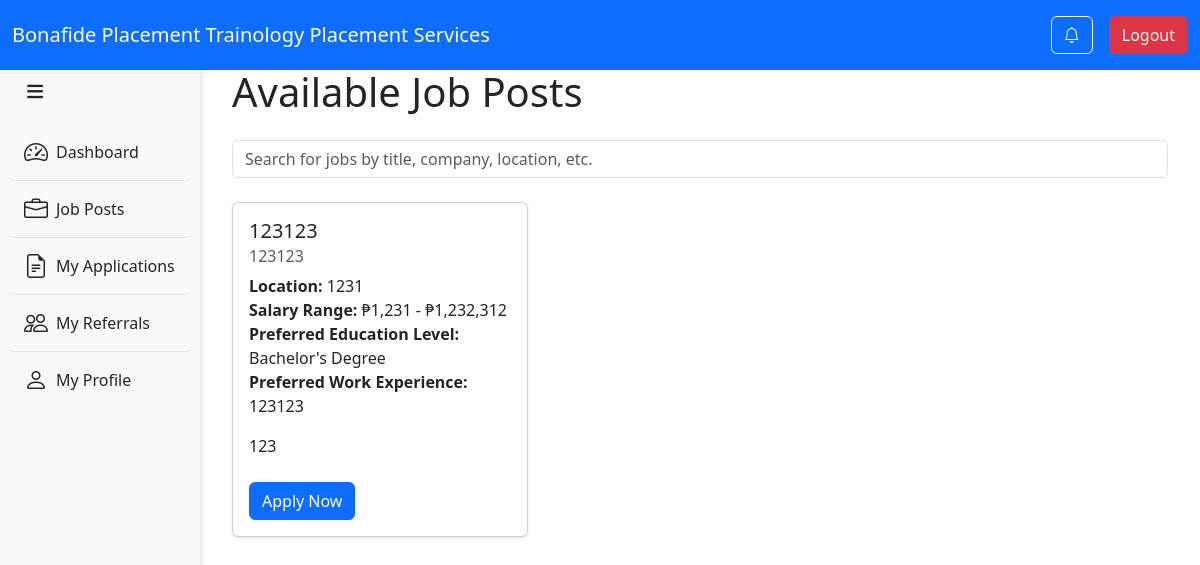
The app's page /applicant/job_posts.php (signed in) with its own data.
### tables this page shows
CREATE TABLE `job_posts` (
  `job_post_id` int(11) NOT NULL,
  `job_title` varchar(255) NOT NULL,
  `partner_company` varchar(255) DEFAULT NULL,
  `location` varchar(255) DEFAULT NULL,
  `min_salary` decimal(10,2) DEFAULT NULL,
  `max_salary` decimal(10,2) DEFAULT NULL,
  `description` text DEFAULT NULL,
  `openings` int(11) DEFAULT NULL,
  `created_by` int(11) DEFAULT NULL,
  `deadline` date DEFAULT NULL,
  `status` enum('Open','Closed','Pending') DEFAULT 'Open',
  `preferred_educational_level` enum('ALS Graduate','High School Graduate','Junior High School Graduate','Senior High School Graduate','College Graduate','Bachelor''s Degree','Masteral Degree','Doctorate Degree') DEFAULT NULL,
  `preferred_age_range` varchar(50) DEFAULT NULL,
  `preferred_work_experience` text DEFAULT NULL
);

### applicant/job_posts.php (the view, shortened to what this page needs)
<?php
include 'header.php';
include 'sidebar.php';
$user_id = $_SESSION['user_id'];
$sql = "SELECT * FROM job_posts WHERE status = 'open'";
$stmt = $pdo->query($sql);
$jobPosts = $stmt->fetchAll(PDO::FETCH_ASSOC);
$filteredJobPosts = [];
foreach ($jobPosts as $job) {
    $job_post_id = $job['job_post_id'];
    $stmt = $pdo->prepare("SELECT status FROM job_applications WHERE job_post_id = ? AND user_id = ?");
    $stmt->execute([$job_post_id, $user_id]);
    $application_status = $stmt->fetchColumn();
    if (!$application_status || strtolower($application_status) === 'withdrawn') {
        $filteredJobPosts[] = $job;
    }
}
?>
<!DOCTYPE html>
<html lang="en">
<head>
    <link href="https://cdn.jsdelivr.net/npm/bootstrap@5.3.0-alpha1/dist/css/bootstrap.min.css" rel="stylesheet">
    <link href="https://cdn.jsdelivr.net/npm/bootstrap-icons/font/bootstrap-icons.css" rel="stylesheet">
</head>
<body>
    <div id='content'>
    <div class="container mt-5">
        <h1 class="mb-4">Available Job Posts</h1>
        <div class="mb-4">
            <input type="text" id="search" class="form-control" placeholder="Search for jobs by title, company, location, etc.">
        </div>
        <div id="job-posts">
            <?php if (count($filteredJobPosts) > 0): ?>
                <div class="row">
                    <?php foreach ($filteredJobPosts as $job): ?>
                        <div class="col-md-6 col-lg-4 mb-4 job-post">
                            <div class="card h-100 shadow-sm">
                                <div class="card-body">
                                    <h5 class="card-title"><?= htmlspecialchars($job['job_title']) ?></h5>
                                    <?php if (!empty($job['partner_company'])): ?>
                                        <h6 class="card-subtitle mb-2 text-muted"><?= htmlspecialchars($job['partner_company']) ?></h6>
                                    <?php endif; ?>
                                    <p class="card-text">
                                        <?php if (!empty($job['location'])): ?>
                                            <strong>Location:</strong> <?= htmlspecialchars($job['location']) ?><br>
                                        <?php endif; ?>
                                        <?php if (!($job['min_salary'] == 0.00) && !($job['max_salary'] == 0.00)): ?>
                                            <strong>Salary Range:</strong> ₱<?= number_format($job['min_salary']) ?> - ₱<?= number_format($job['max_salary']) ?><br>
                                        <?php endif; ?>
                                        <?php if (!empty($job['preferred_educational_level'])): ?>
                                            <strong>Preferred Education Level:</strong> <?= htmlspecialchars($job['preferred_educational_level']) ?><br>
                                        <?php endif; ?>
                                        <?php if (!empty($job['preferred_work_experience'])): ?>
                                            <strong>Preferred Work Experience:</strong> <?= htmlspecialchars($job['preferred_work_experience']) ?><br>
                                        <?php endif; ?>
                                    </p>
                                    <div>
                                        <p class="description mb-2" id="description-<?= $job['job_post_id'] ?>">
                                            <?= nl2br(htmlspecialchars($job['description'])) ?>
                                        </p>
                                    </div>
                                    <a href="apply.php?job_post_id=<?= $job['job_post_id'] ?>"
                                    class="btn btn-primary mt-3">
                                    Apply Now
                                    </a>
                                </div>
                            </div>
                        </div>
                    <?php endforeach; ?>
                </div>
            <?php else: ?>
                <div class="alert alert-info">No open job posts available at the moment.</div>
            <?php endif; ?>
        </div>
    </div>
    </div>
</body>
</html>

### applicant/header.php (style rules this page uses)
body { margin: 0; padding: 0; min-height: 100vh; padding-top: 60px; }
#content { margin-left: 200px; padding: 20px; transition: margin-left 0.3s ease; padding-bottom: 60px; }

### applicant/sidebar.php (style rules this page uses)
body { margin: 0; padding: 0; }
#content { margin-left: 200px; padding: 20px; transition: margin-left 0.3s ease; }

### applicant/job_posts.php (style rules this page uses)
.description { overflow: hidden; white-space: nowrap; text-overflow: ellipsis; }

### records on screen
job_posts: job_title "123123", partner_company "123123", location "1231", min_salary "1,231", max_salary "1,232,312", preferred_educational_level "Bachelor's Degree", preferred_work_experience "123123", description "123"
